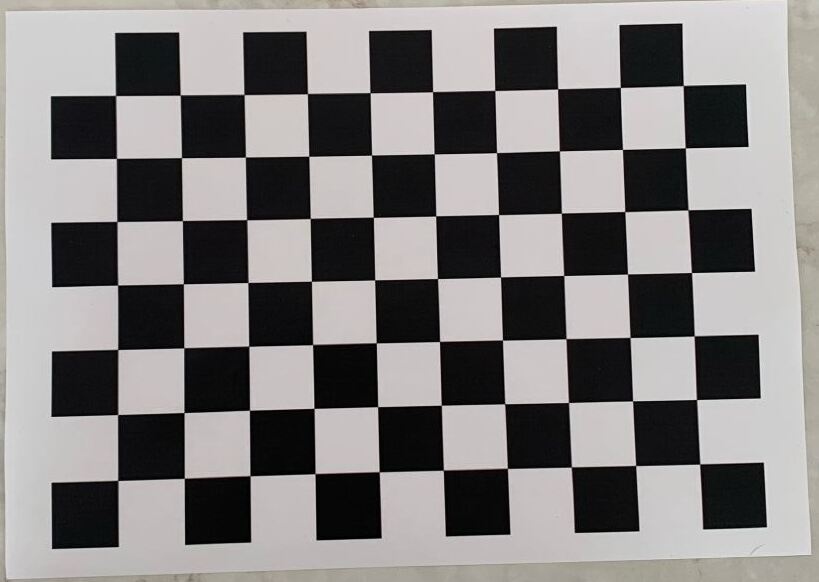
//> input picture calibration/images/L1.jpg, 819 x 582 px; its folder holds 4 pictures in this run
$ ./main   (built with g++ and OpenCV 4)
//> lines starting //> are read from the running program, lines starting //| are printed output that depends on the picture; after the words box and inside, x2 and y2 are one past the last pixel; in counts of white or black regions, pixels touching at a corner belong together
#include "calibration.hpp"
#include <iostream>
#include <fstream>

using namespace cv;
using namespace std;

//define checkerboard size corners
#define ROWS 7
#define COLS 10

int main()
{
  cout << "Running stereo calibration ..." << endl;

  // Defining the dimensions of checkerboard
  int CHECKERBOARD[2]{ROWS, COLS};

  // Creating vector to store vectors of 3D points for each checkerboard image
  vector<vector<Point3f>> objpoints;

  // Creating vector to store vectors of 2D points for each checkerboard image
  vector<vector<Point2f>> imgpoints;

  // Defining the world coordinates for 3D points
  vector<Point3f> objp;
  for(int i{0}; i<CHECKERBOARD[1]; i++) {
    for(int j{0}; j<CHECKERBOARD[0]; j++)
      objp.push_back(Point3f(j,i,0));
  }

  // Extracting path of individual image stored in a given directory
  vector<String> images;
  // Path of the folder containing checkerboard images
  string path = "../images";

  glob(path, images);

  Mat frame, gray;
  // vector to store the pixel coordinates of detected checker board corners
  vector<Point2f> corner_pts;
  bool success;

  // Looping over all the images in the directory
  for(int i{0}; i<images.size(); i++) {
    frame = imread(images[i]);
//> frame is the input picture: 582 rows x 819 cols, CV_8UC3; mean B, G, R 127.6, 127.9, 130.6
    cvtColor(frame,gray,COLOR_BGR2GRAY);

    // Finding checker board corners
    // If desired number of corners are found in the image then success = true
    success = findChessboardCorners(
      gray,
      Size(CHECKERBOARD[0],CHECKERBOARD[1]),
      corner_pts, CALIB_CB_ADAPTIVE_THRESH | CALIB_CB_FAST_CHECK | CALIB_CB_NORMALIZE_IMAGE);
//> success = true; corner_pts = 70 Points (x, y), first 12: [117.7, 480.5], [117.7, 414.5], [117.7, 349.5], [117.6, 285.1], [116.9, 221.5], [116.4, 158.3], [115.5, 95.5], [184.3, 478.3], [184.1, 412.6], [183.8, 347.7], [183.3, 283.7], [182.4, 220.5]

    if(success) {
      TermCriteria criteria(TermCriteria::EPS | TermCriteria::MAX_ITER, 30, 0.001);

      // refining pixel coordinates for given 2d points.
      cornerSubPix(gray,corner_pts,Size(11,11), Size(-1,-1),criteria);
//> corner_pts = 70 Points (x, y), first 12: [117.8, 480.4], [117.7, 414.5], [117.7, 349.5], [117.6, 285.1], [116.9, 221.5], [116.4, 158.4], [115.5, 95.5], [184.3, 478.3], [184, 412.5], [183.8, 347.8], [183.4, 283.8], [182.4, 220.6]

      // Displaying the detected corner points on the checker board
      drawChessboardCorners(frame, Size(CHECKERBOARD[0],CHECKERBOARD[1]), corner_pts,success);
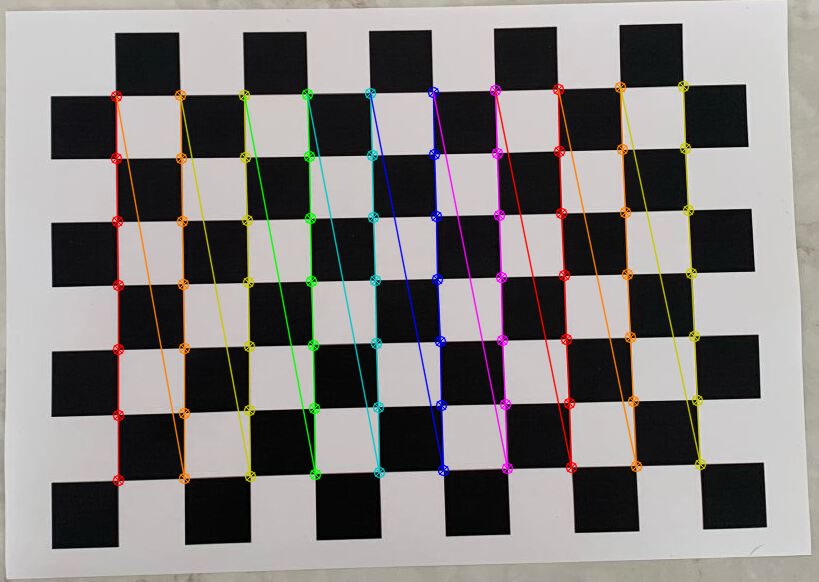
//> frame: 582 rows x 819 cols, CV_8UC3; 5.73% of pixels changed, all inside (x1, y1, x2, y2) = (110, 80, 707, 487)

      objpoints.push_back(objp);
      imgpoints.push_back(corner_pts);
//> imgpoints = 1 point lists
    }

    imshow("Image",frame);
    moveWindow("Image", 0, 0);

    while (waitKey(1) != 13);
//> the Esc key is pressed
//> the Enter key is pressed
  }
//> pass 2 of the loop `for(int i{0}; i<images.size(); i++)`:
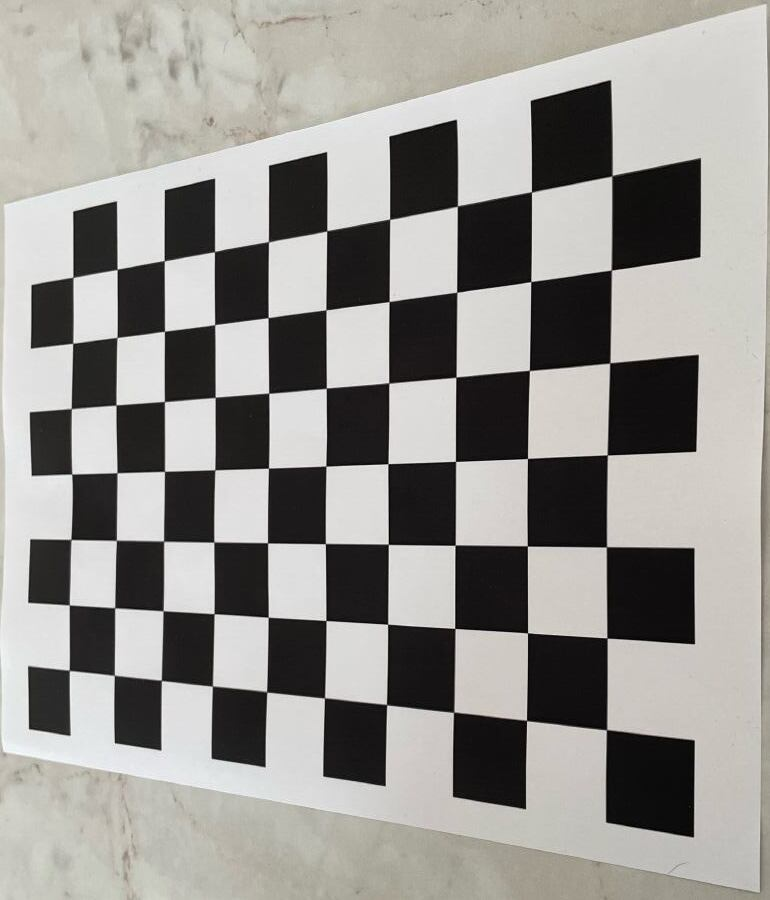
//> input picture calibration/images/L2.jpg, 770 x 900 px
//> frame is the input picture: 900 rows x 770 cols, CV_8UC3; mean B, G, R 144.7, 148.6, 150.4
//> gray: 900 rows x 770 cols, CV_8UC1
//> `success = findChessboardCorners( gray, Size(CHECKERBOARD[0],CHECKERBOA..`: corner_pts = 70 Points (x, y), first 12: [69.16, 670.5], [69.4, 604.6], [71.15, 539.5], [72.27, 473.8], [70.97, 408.6], [72.79, 343.3], [73.15, 277.1], [114, 675], [114.8, 607.7], [116.1, 540.5], [116.9, 472.9], [115.9, 405.2]
//> `cornerSubPix(gray,corner_pts,Size(11,11), Size(-1,-1),criteria);`: corner_pts = 70 Points (x, y), first 12: [69.28, 670.3], [69.25, 604.9], [70.85, 539.5], [71.74, 474], [71.3, 408.6], [72.72, 343.3], [72.95, 277.3], [114.3, 675.3], [114.7, 607.8], [116.4, 540.3], [117, 472.7], [116, 405]
//> `drawChessboardCorners(frame, Size(CHECKERBOARD[0],CHECKERBOARD[1]), co..`:
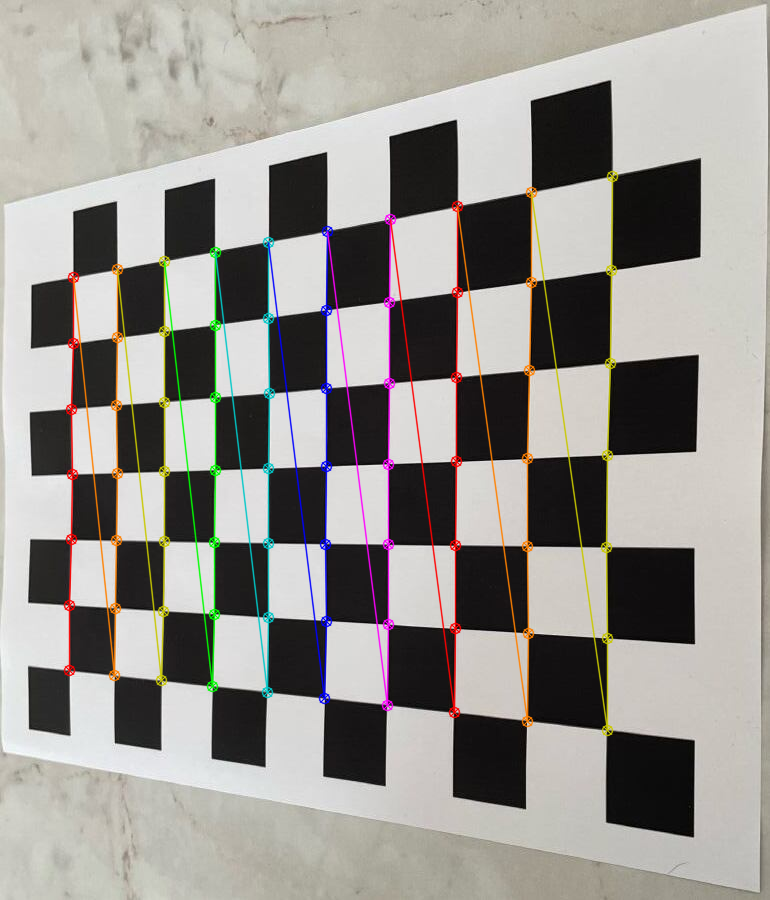
//> frame: 900 rows x 770 cols, CV_8UC3; 4.6% of pixels changed, all inside (x1, y1, x2, y2) = (63, 170, 619, 737)
//> imgpoints = 2 point lists
//> the space key is pressed
//> the Esc key is pressed
//> pass 3 of the loop `for(int i{0}; i<images.size(); i++)`:
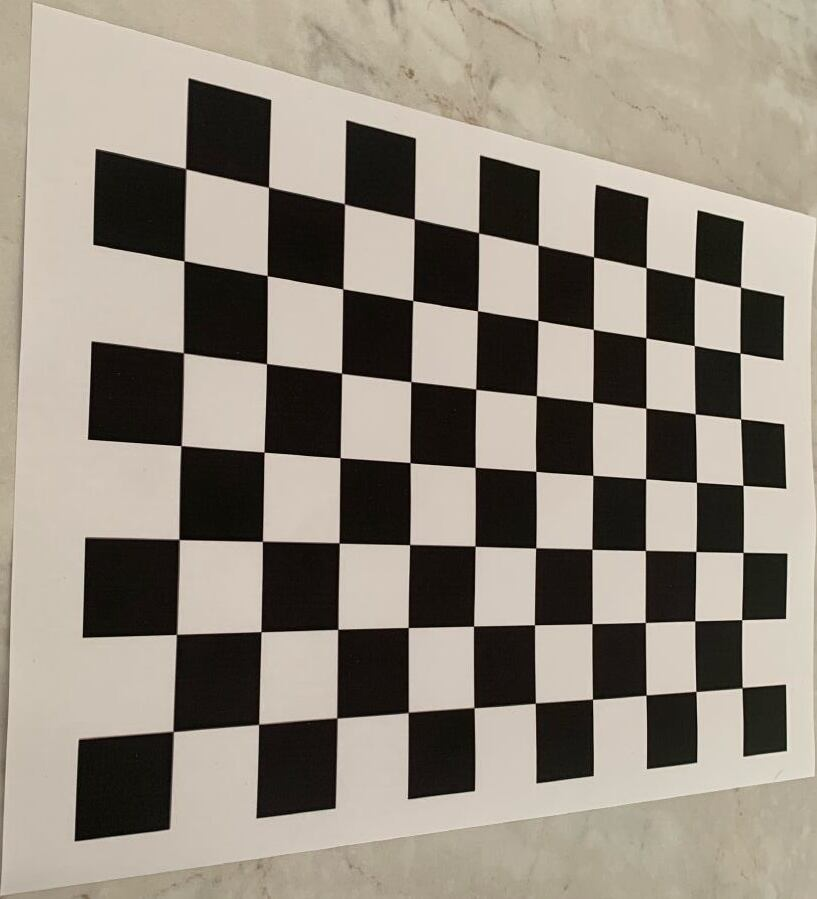
//> input picture calibration/images/L3.jpg, 817 x 899 px
//> frame is the input picture: 899 rows x 817 cols, CV_8UC3; mean B, G, R 125.4, 137, 145.3
//> `cvtColor(frame,gray,COLOR_BGR2GRAY);`:
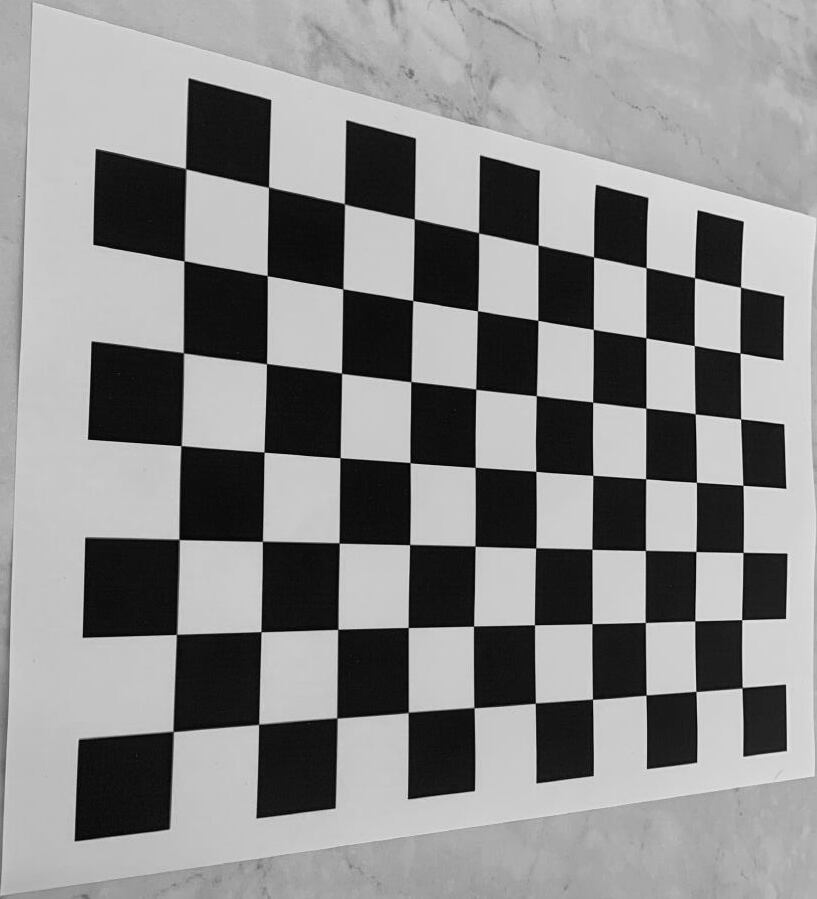
//> gray: 899 rows x 817 cols, CV_8UC1; min 0, max 252, mean 138.2
//> `success = findChessboardCorners( gray, Size(CHECKERBOARD[0],CHECKERBOA..`: corner_pts = 70 Points (x, y), first 12: [173.3, 731.4], [176.4, 634.3], [179, 539.4], [181, 445.5], [183.4, 352.8], [184, 261], [185.5, 168.7], [258.6, 724.2], [260.9, 631.6], [262.4, 541.4], [264.1, 452.2], [266.6, 363.6]
//> `cornerSubPix(gray,corner_pts,Size(11,11), Size(-1,-1),criteria);`: corner_pts = 70 Points (x, y), first 12: [173.1, 731.5], [176.5, 634.4], [179.1, 539.4], [181.1, 445.6], [183.4, 352.8], [184, 260.8], [185.6, 168.7], [258.6, 724.3], [260.9, 631.7], [262.4, 541.3], [264, 452.1], [266.5, 363.7]
//> `drawChessboardCorners(frame, Size(CHECKERBOARD[0],CHECKERBOARD[1]), co..`:
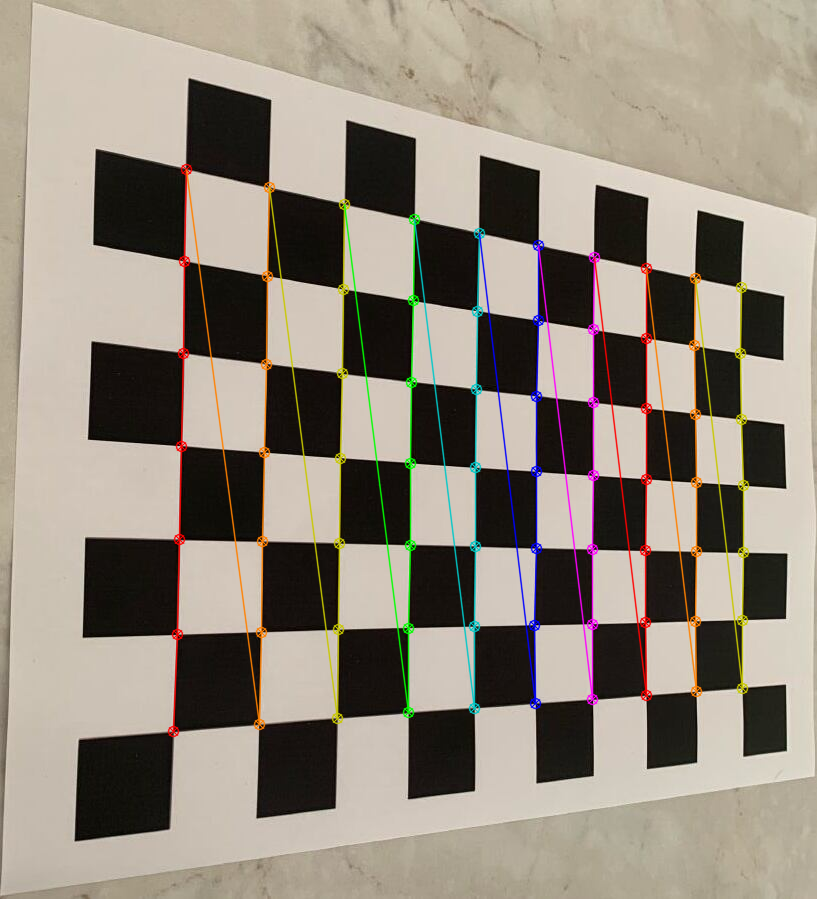
//> frame: 899 rows x 817 cols, CV_8UC3; 4.42% of pixels changed, all inside (x1, y1, x2, y2) = (167, 163, 750, 738)
//> imgpoints = 3 point lists
//> the space key is pressed
//> the Esc key is pressed
//> the loop made 4 passes; the first 3 are shown

  destroyAllWindows();

  Mat mtx,dist,R,T;
  Mat new_mtx;

  // Calibrating left camera
  double error = calibrateCamera(objpoints,
                      imgpoints,
                      gray.size(),
                      mtx,
                      dist,
                      R,
                      T);

  std::cout << "Reprojection error camera= " << error << "\n";

  new_mtx = getOptimalNewCameraMatrix(mtx,
                                dist,
                                gray.size(),
                                1,
                                gray.size(),
                                0);

  int flag = 0;
  flag |= CALIB_FIX_ASPECT_RATIO +
          CALIB_USE_INTRINSIC_GUESS +
          CALIB_ZERO_TANGENT_DIST +
          CALIB_SAME_FOCAL_LENGTH,
          TermCriteria(TermCriteria::COUNT + TermCriteria::EPS, 100, 1e-5);

  cv::Mat rect, proj_mat, Q;

//> (the run ends here: the program needs code that is not available in this run, at `createStereoCameraSetup(new_mtx, dist, R, T);`)
